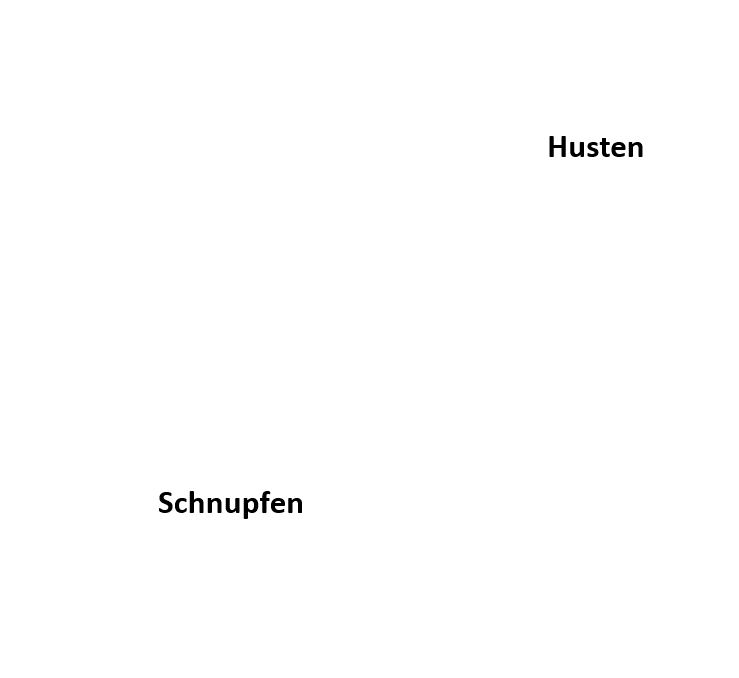
#> input picture for_ADW/test_bild/test3.png, 739 x 678 px
$ python morpholo.py
#> lines starting #> are read from the running program, lines starting #| are printed output that depends on the picture; after the words box and inside, x2 and y2 are one past the last pixel; in counts of white or black regions, pixels touching at a corner belong together
import cv2
import matplotlib.pyplot as plt

image = cv2.imread('test_bild/test3.png', 0)
#> image is the input picture: shape (678, 739); min 0, max 255, mean 254
# image = cv2.resize(image, (1024, 1024))
image = cv2.adaptiveThreshold(image,255, cv2.ADAPTIVE_THRESH_GAUSSIAN_C, cv2.THRESH_BINARY, 9, 21)
#> image: shape (678, 739); 99.6% white; 15 black regions, largest, box (x1, y1, x2, y2) and area: (550, 136, 566, 157) 191, (244, 498, 258, 519) 164, (190, 491, 203, 513) 148
# image = cv2.GaussianBlur(image, (11,11), 0)

image = cv2.bitwise_not(image)
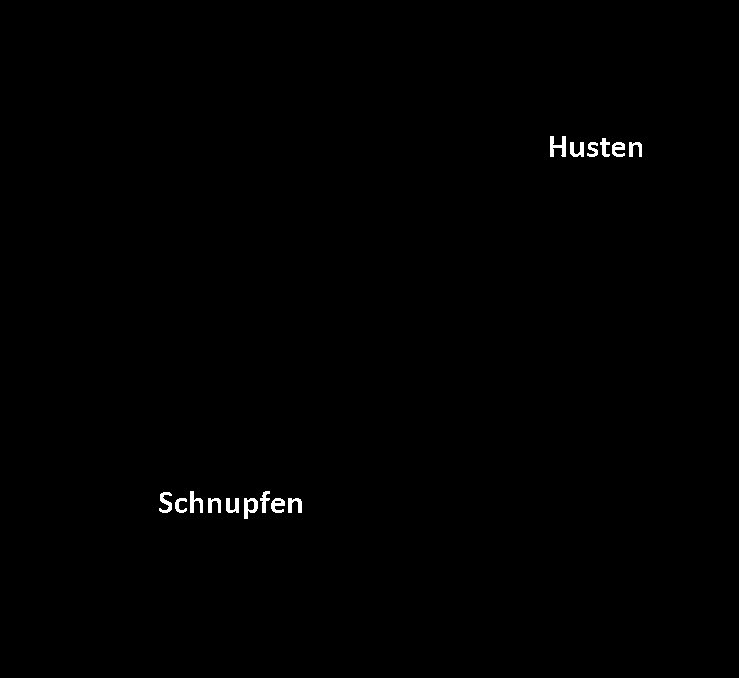
#> image: shape (678, 739); 0.39% white; 15 white regions, largest, box (x1, y1, x2, y2) and area: (550, 136, 566, 157) 191, (244, 498, 258, 519) 164, (190, 491, 203, 513) 148
plt.imshow(image, 'gray')
plt.show()

kernel = cv2.getStructuringElement(cv2.MORPH_ELLIPSE,(9,9))
image = cv2.dilate(image,kernel,iterations = 1)
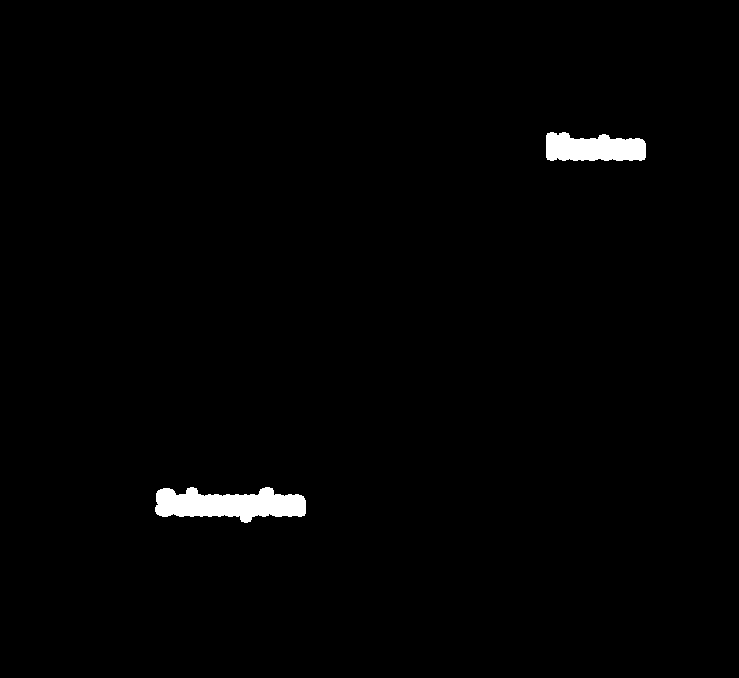
#> image: shape (678, 739); 1.2% white; 2 white regions, box (x1, y1, x2, y2) and area: (155, 487, 306, 523) 3595, (546, 132, 646, 161) 2341
plt.imshow(image, 'gray')
plt.show()

kernel = cv2.getStructuringElement(cv2.MORPH_ELLIPSE,(9,9))
image = cv2.erode(image,kernel,iterations = 2)
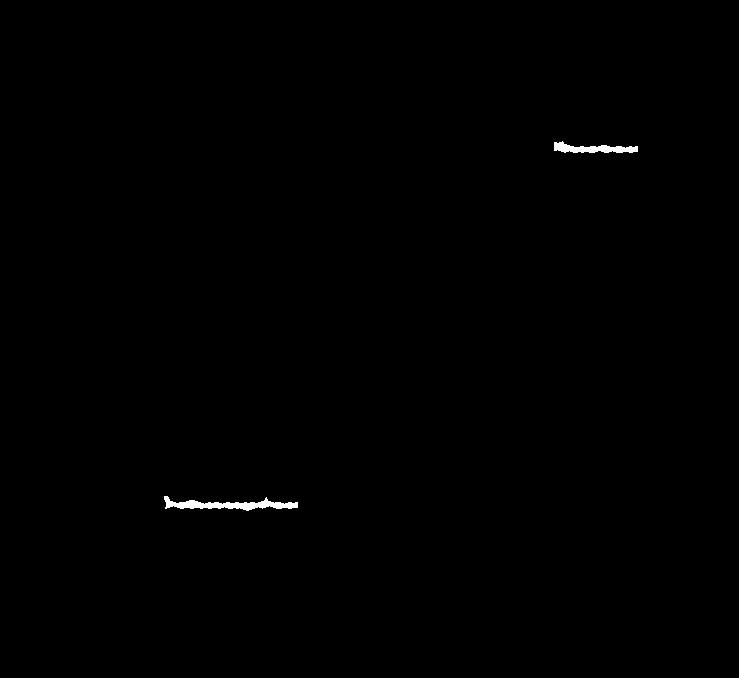
#> image: shape (678, 739); 0.28% white; 2 white regions, box (x1, y1, x2, y2) and area: (164, 496, 298, 511) 862, (554, 141, 638, 153) 546
plt.imshow(image, 'gray')
plt.show()

kernel = cv2.getStructuringElement(cv2.MORPH_ELLIPSE,(9,9))
image = cv2.dilate(image,kernel,iterations = 1)
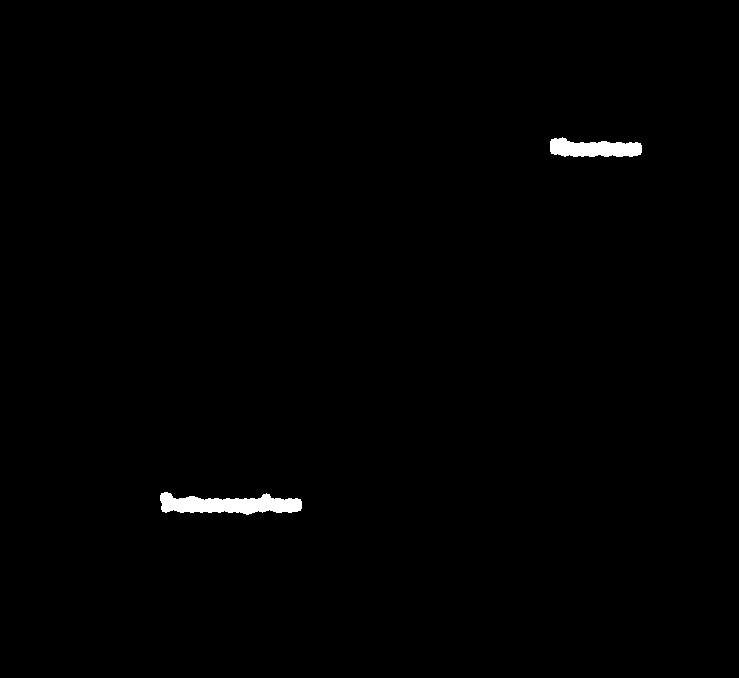
#> image: shape (678, 739); 0.68% white; 2 white regions, box (x1, y1, x2, y2) and area: (160, 492, 302, 515) 2074, (550, 137, 642, 157) 1323

plt.imshow(image, 'gray')
plt.show()

$ run again, with for_ADW/test_bild/test4.png copied over for_ADW/test_bild/test3.png
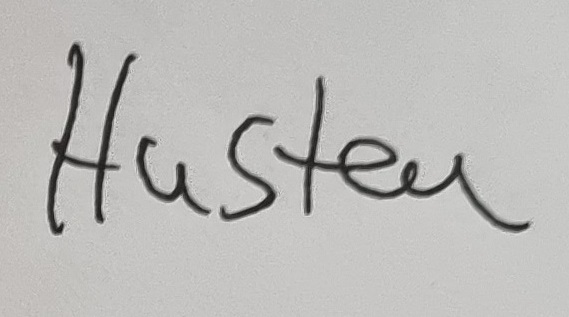
#> input picture for_ADW/test_bild/test4.png, 569 x 317 px
#> `image = cv2.adaptiveThreshold(image,255, cv2.ADAPTIVE_THRESH_GAUSSIAN_..`:
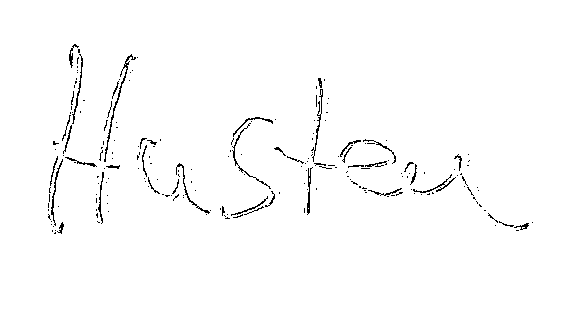
#> image: shape (317, 569); 98.4% white; black in thin lines or dots, all inside (x1, y1, x2, y2) = (48, 44, 533, 234)
#> `image = cv2.dilate(image,kernel,iterations = 1)`:
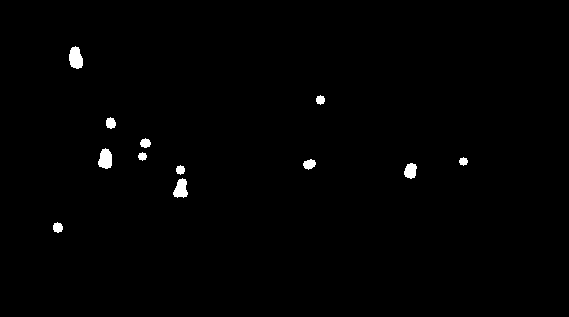
#> image: shape (317, 569); 0.79% white; 12 white regions, largest, box (x1, y1, x2, y2) and area: (69, 46, 83, 69) 244, (98, 148, 112, 169) 224, (173, 178, 188, 198) 205
